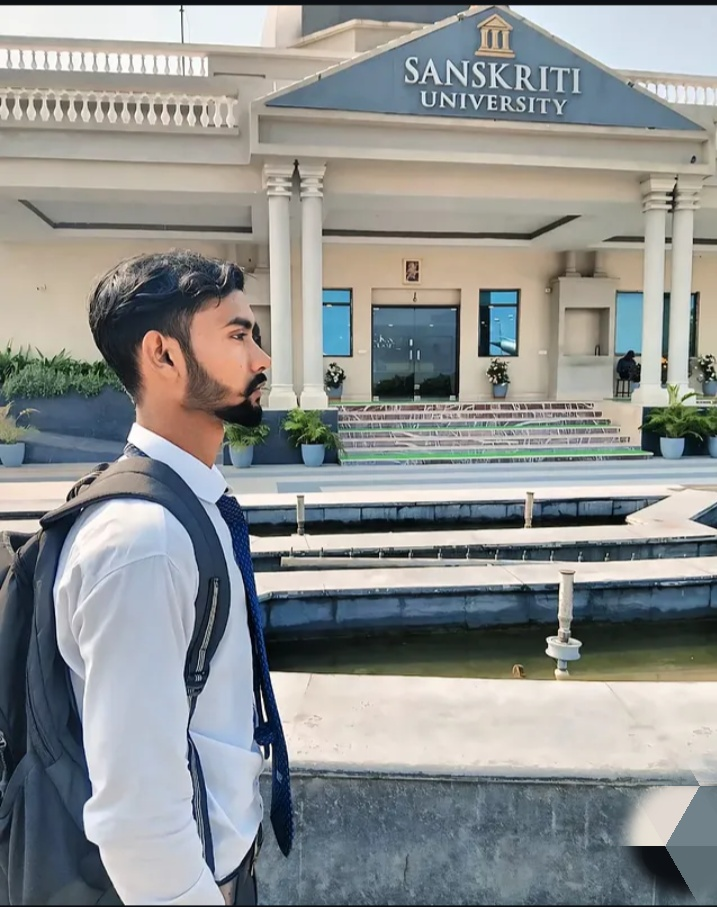
#> input picture 12_2D_DFT/input.jpg, 717 x 907 px, found by its file name
$ python program.py
#> lines starting #> are read from the running program, lines starting #| are printed output that depends on the picture
import cv2
import numpy as np

# Read input image in grayscale
image = cv2.imread("Input.jpg", cv2.IMREAD_GRAYSCALE)
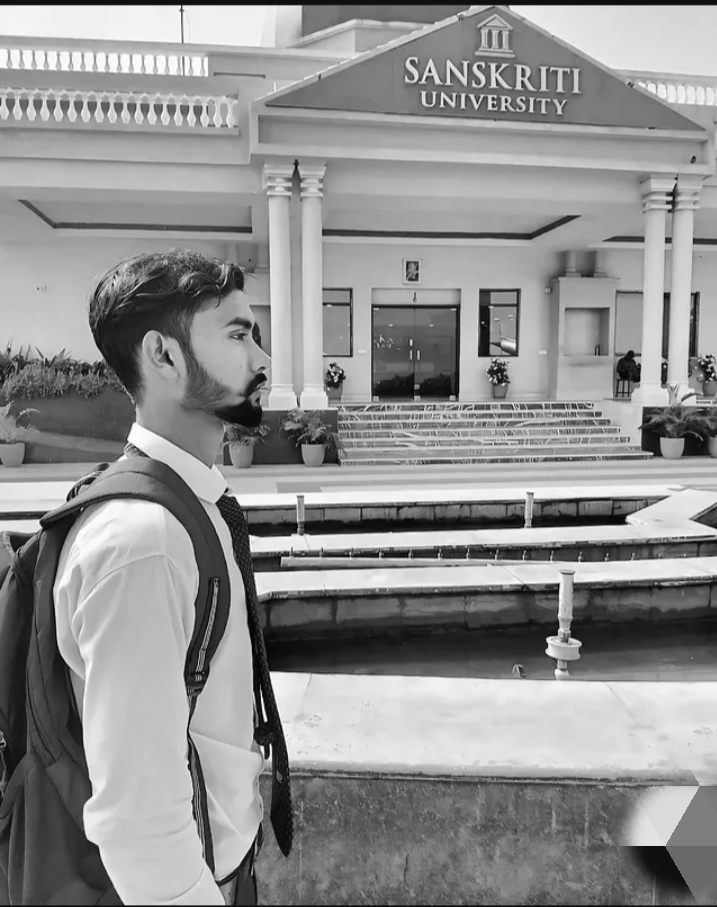
#> image: shape (907, 717); min 0, max 255, mean 144

if image is None:
    print("Error: Input.jpg not found.")
    exit()

# Convert image to float32
image_float = np.float32(image)

# Calculate 2D DFT
dft = cv2.dft(image_float, flags=cv2.DFT_COMPLEX_OUTPUT)

# Separate real and imaginary parts
real_part = dft[:, :, 0]
imaginary_part = dft[:, :, 1]

# Shift frequency components to the center
real_shifted = np.fft.fftshift(real_part)
imaginary_shifted = np.fft.fftshift(imaginary_part)

# Logarithmic scaling for clear visualization
real_output = np.log(1 + np.abs(real_shifted))
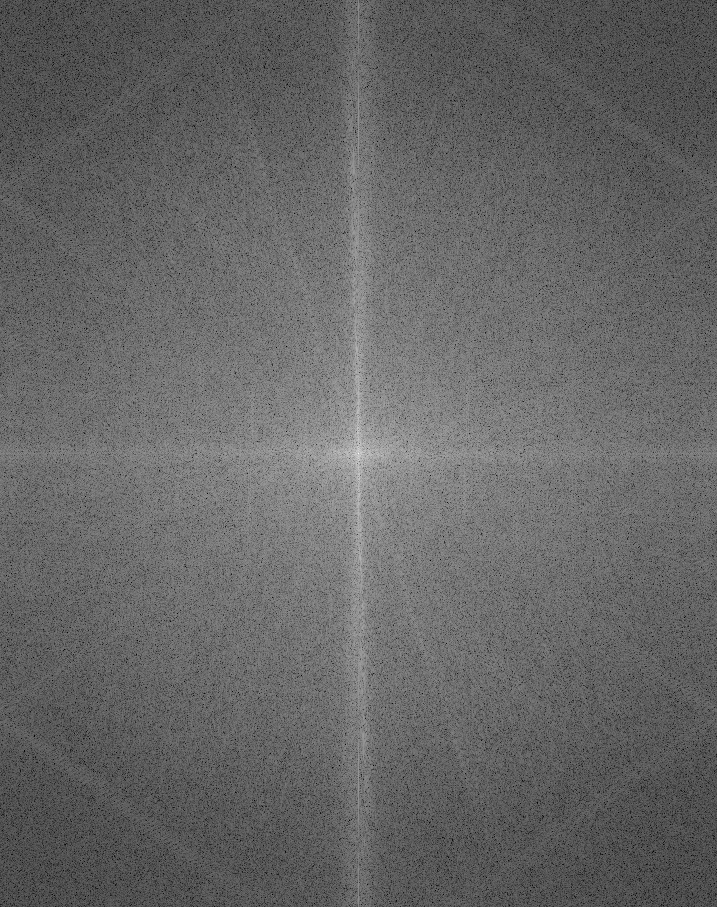
#> real_output: shape (907, 717) float32; min 0.00612, max 18.36, mean 7.37; drawn with min black and max white
imaginary_output = np.log(1 + np.abs(imaginary_shifted))
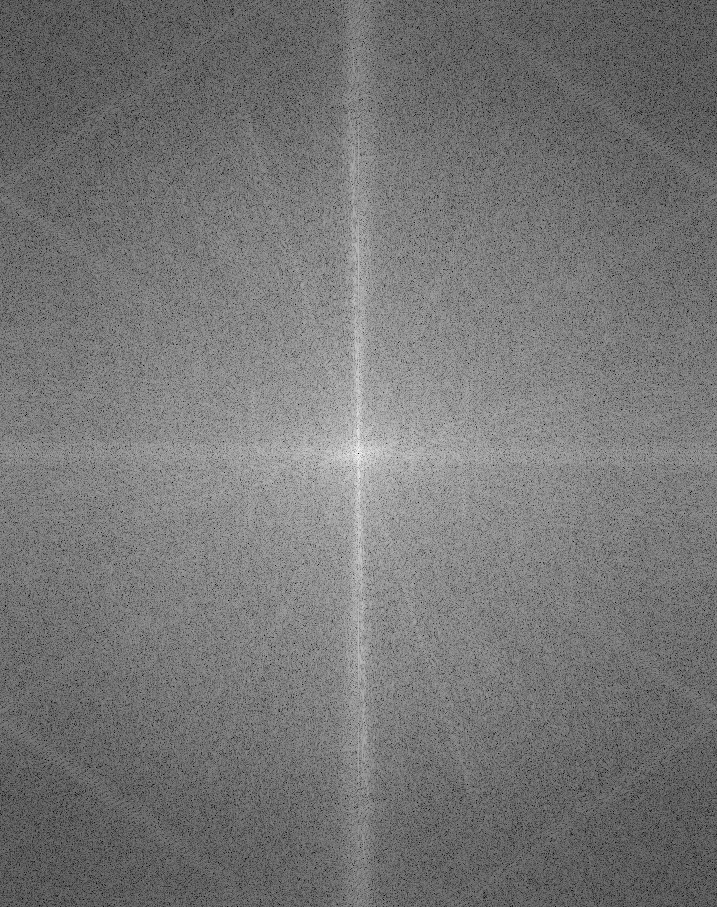
#> imaginary_output: shape (907, 717) float32; min 0.00256, max 15.89, mean 7.37; drawn with min black and max white

# Normalize to 0-255
real_output = cv2.normalize(
    real_output, None, 0, 255, cv2.NORM_MINMAX
).astype(np.uint8)

imaginary_output = cv2.normalize(
    imaginary_output, None, 0, 255, cv2.NORM_MINMAX
).astype(np.uint8)

# Save DFT outputs
cv2.imwrite("DFT_Real.jpg", real_output)
cv2.imwrite("DFT_Imaginary.jpg", imaginary_output)

print("2D DFT computation completed successfully.")
print("DFT Real part saved as DFT_Real.jpg")
print("DFT Imaginary part saved as DFT_Imaginary.jpg")
